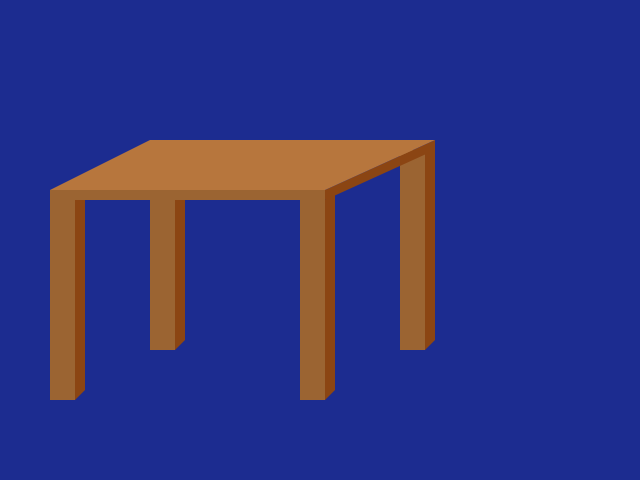
Frame 1 (no input)
Frame 60 (the mouse pressed at the canvas centre just before this capture): identical to frame 1, image omitted
Frame 120 (the mouse held since frame 60 and released just before this capture): identical to frame 1, image omitted

The Processing sketch that drew this single still picture (run headless with seeded random() and noise(); from frame 60 on, the mouse is pressed at the canvas centre):

// Processing sketch: processing_87600
// ── processing_87600.pde

void setup() {
  size(640, 480);
  noStroke();
}

void draw() {
  background(28, 44, 144);
  fill(139, 69, 19);
  quad(75, 200, 85, 200, 85, 390, 75, 400);
  quad(175, 150, 185, 150, 185, 340, 175, 350);
  quad(425, 150, 435, 140, 435, 340, 425, 350);
  quad(325, 200, 335, 190, 335, 390, 325, 400);
  fill(155, 100, 50);
  rect(50, 200, 25, 200);
  rect(150, 150, 25, 200);
  rect(400, 150, 25, 200);
  rect(300, 200, 25, 200);
  rect(50, 190, 275, 10);
  fill(139, 69, 19);
  quad(325, 190, 435, 140, 435, 150, 325, 200);
  fill(183, 118, 61);
  quad(150, 140, 435, 140, 325, 190, 50, 190);
}
